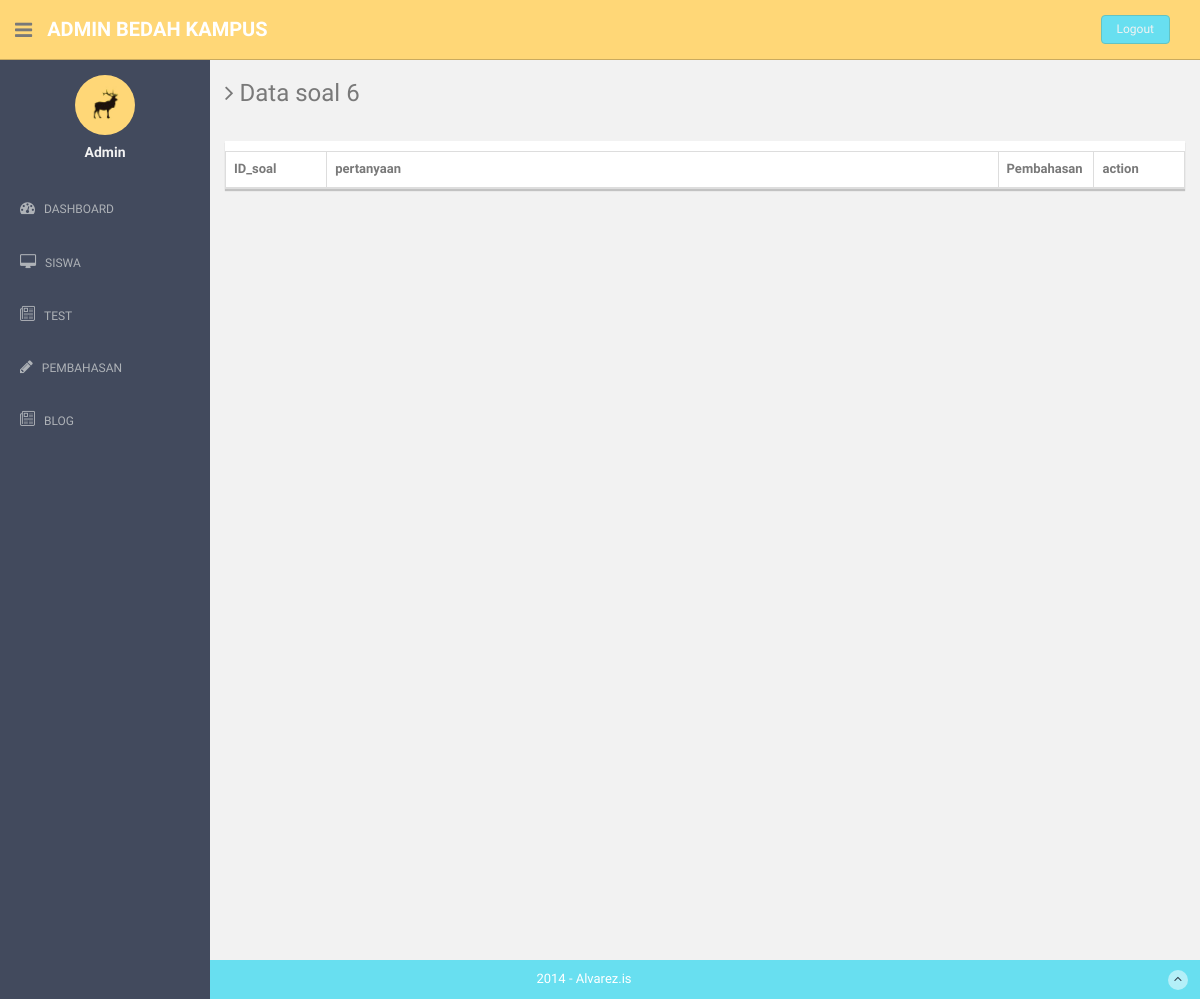
/index.php/admin/dftr_pembahasan?id_tes=6, run on an earlier commit of the app's database.
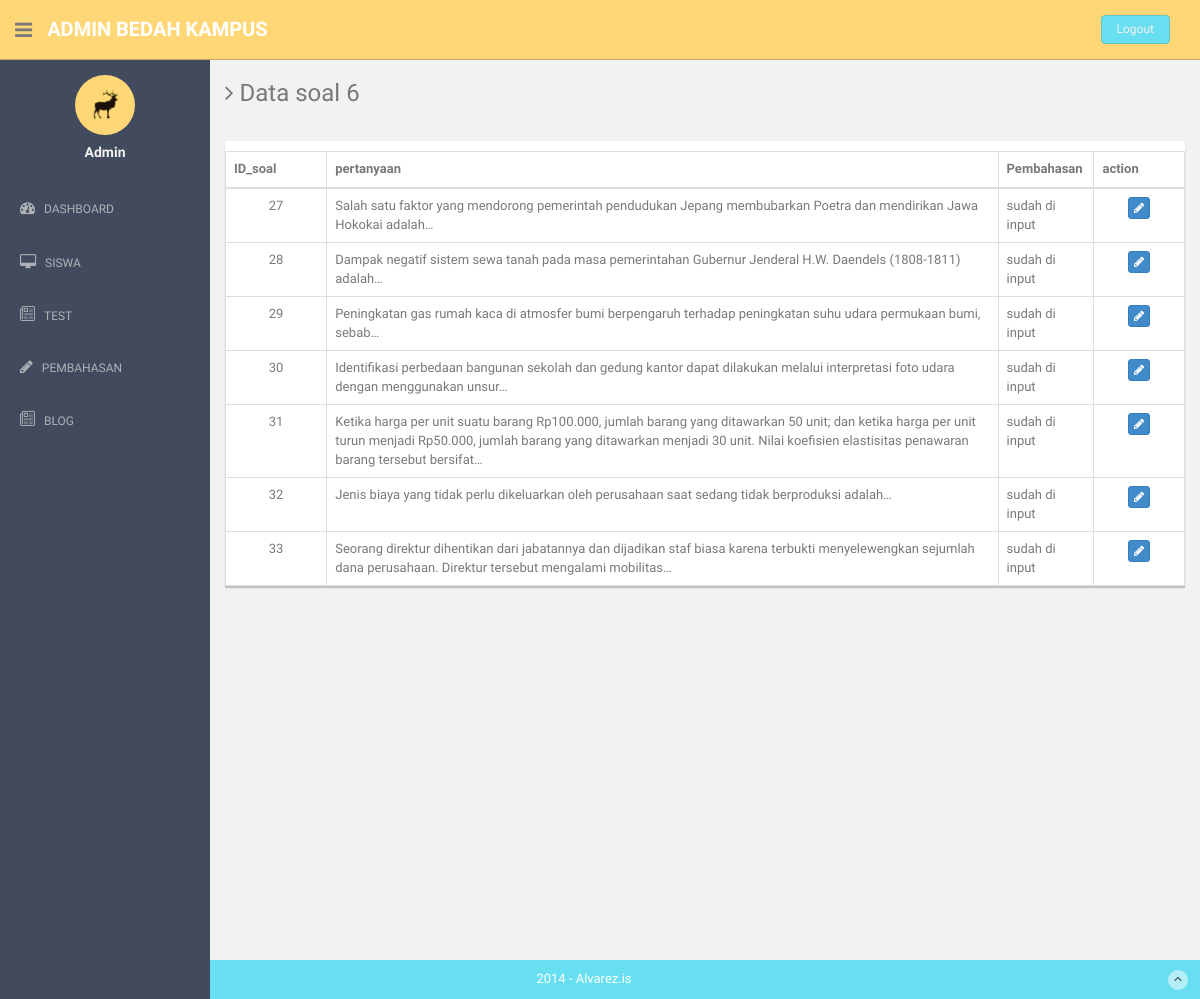
And on a later commit of the database.
### tables this page shows
CREATE TABLE `pembahasan` (
  `id_pembahasan` int(11) NOT NULL,
  `id_soal` int(11) NOT NULL,
  `link` text NOT NULL,
  `isi` text NOT NULL
);

CREATE TABLE `soal` (
  `ID_soal` int(11) NOT NULL,
  `soal` text NOT NULL,
  `a` text NOT NULL,
  `b` text NOT NULL,
  `c` text NOT NULL,
  `d` text NOT NULL,
  `e` text NOT NULL,
  `kunci` varchar(2) NOT NULL,
  `id_tes` int(5) NOT NULL
);

### application/controllers/Admin.php (called while the page is built, shortened)
<?php
class Admin extends CI_Controller
{
	public function __construct(){
        $this->load->model('Madmin');
		$this->load->model('Msoal');
    }
	public function dftr_pembahasan(){
		$id_tes = $_GET['id_tes'];
		$data['soal'] = $this->Msoal->dftr_soalp($id_tes)->result();
		$this->load->view('admin/daftar_pembahasan',$data);
	}
}
?>

### index.php (called while the page is built, shortened)
<?php
require_once BASEPATH.'core/CodeIgniter.php';

### application/models/Msoal.php (called while the page is built, shortened)
<?php
class Msoal extends CI_model {
	public function dftr_soalp($id_tes){
		$this->db->select('*');
		$this->db->from('pembahasan');
		$this->db->join('soal', 'pembahasan.id_soal = soal.ID_soal');
		$this->db->where('id_tes',$id_tes);
		return $this->db->get();
	}
}
?>

### application/views/admin/daftar_pembahasan.php (the view, shortened to what this page needs)
<!DOCTYPE html>
<html lang="en">
  <head>
    <link href="<?php echo base_url('dst/assets/css/bootstrap.css '); ?>" rel="stylesheet">
    <link href="<?php echo base_url('dst/datatables/dataTables.bootstrap4.css'); ?>" rel="stylesheet">
    <link href="<?php echo base_url('dst/assets/font-awesome/css/font-awesome.css '); ?>" rel="stylesheet" />
    <link rel="stylesheet" type="text/css" href="<?php echo base_url('dst/assets/css/zabuto_calendar.css '); ?>">
    <link rel="stylesheet" type="text/css" href="<?php echo base_url('dst/assets/js/gritter/css/jquery.gritter.css '); ?>" />
    <link rel="stylesheet" type="text/css" href="<?php echo base_url('dst/assets/lineicons/style.css '); ?>">
    <link href="<?php echo base_url('dst/assets/css/style.css '); ?>" rel="stylesheet">
    <link href="<?php echo base_url('dst/assets/css/style-responsive.css '); ?>" rel="stylesheet">
  </head>
  <body>
  <section id="container" >
      <header class="header black-bg">
              <div class="sidebar-toggle-box">
                  <div class="fa fa-bars tooltips" data-placement="right" data-original-title="Toggle Navigation"></div>
              </div>
            <a href="index.html" class="logo"><b>Admin Bedah kampus</b></a>
            <div class="top-menu">
              <ul class="nav pull-right top-menu">
                    <li><a class="logout" href="logout">Logout</a></li>
              </ul>
            </div>
        </header>
     <?php include 'navbar.php'; ?>
      <section id="main-content">
          <section class="wrapper site-min-height">
            <h3><i class="fa fa-angle-right"></i> Data soal <?php echo $_GET['id_tes']; ?></h3>
            <div class="row mt">
              <div class="col-lg-12" >
              <p>
                <div class="card mb-3" style="height: 100%">
                  <div class="card-header" style="padding-bottom: 10px"> </div>
                  <div class="card-body">
                    <div class="table-responsive">
                      <table class="table table-bordered" id="dataTable" width="100%" cellspacing="0">
                        <thead>
                          <tr>
                            <th width="30px">ID_soal</th>
                            <th width="70%">pertanyaan</th>
                            <th width="10%">Pembahasan</th>
                            <th width="30px">action</th>
                          </tr>
                        </thead>
                        <tbody>
                          <?php foreach ($soal as $row) {
                            $pertnyaan =  $row->soal;
                            if ($row->isi!==" ") {
                              $pembahasan = "sudah di input";
                            }
                            else{
                              $pembahasan = "belum di input";
                            }
                            $id_tes = $_GET['id_tes'];
                            echo "<tr>
                            <td><center>$row->ID_soal</center></td>
                            <td>".strip_tags($pertnyaan)."</td>
                            <td>$pembahasan</td>
                            <td><center><a href='pembahasan?id_sl=$row->id_pembahasan&id_tes=$id_tes'><button class='btn btn-primary btn-xs'><i class='fa fa-pencil'></i></button></a></center></td>
                          </tr>";
                          } ?>
                        </tbody>
                      </table>
                    </div>
                  </div>
                </div></p>
              </div>
            </div>
    </section><! --/wrapper -->
      </section>
      <footer class="site-footer">
          <div class="text-center">
              2014 - Alvarez.is
              <a href="index.html#" class="go-top">
                  <i class="fa fa-angle-up"></i>
              </a>
          </div>
      </footer>
  </section>
  </body>
</html>

### application/views/admin/navbar.php
<aside>
          <div id="sidebar"  class="nav-collapse ">
              <ul class="sidebar-menu" id="nav-accordion">
              	  <p class="centered"><a href="profile.html"><img src="<?php echo base_url('dst/assets/img/ui-sam.jpg '); ?>" class="img-circle" width="60"></a></p>
              	  <h5 class="centered">Admin</h5>
                  <li class="mt">
                      <a href="index">
                          <i class="fa fa-dashboard"></i>
                          <span>DASHBOARD</span>
                      </a>
                  </li>
                  <li class="sub-menu">
                      <a href="data_siswa">
                          <i class="fa fa-desktop"></i>
                          <span>SISWA</span>
                      </a>
                  </li>
                  <li class="sub-menu">
                      <a href="daftartest">
                          <i class="li_news"></i>
                          <span>TEST</span>
                      </a>
                  </li>
                  <li class="sub-menu">
                      <a href="daftartesp">
                          <i class="fa fa-pencil"></i>
                          <span>PEMBAHASAN</span>
                      </a>
                  </li>
                  <li class="sub-menu">
                      <a href="blog">
                          <i class="li_news"></i>
                          <span>BLOG</span>
                      </a>
                  </li>
              </ul>
          </div>
      </aside>

### dst/assets/css/style.css (style rules this page uses)
body { color: #797979; background: #f2f2f2; font-family: 'Ruda', sans-serif; padding: 0px !important; margin: 0px !important; font-size:13px; }
ul li { list-style: none; }
a, a:hover, a:focus { text-decoration: none; outline: none; }
#container { width: 100%; height: 100%; }
.centered { text-align: center; }
.mt { margin-top: 25px; }
ul.top-menu > li > .logout { color: #f2f2f2; font-size: 12px; border-radius: 4px; -webkit-border-radius: 4px; border: 1px solid #64c3c2 !important; padding: 5px 15px; margin-right: 15px; background: #68dff0; margin-top: 15px; }
#sidebar { width: 210px; height: 100%; position: fixed; background: #424a5d; }
#sidebar h5 { color: #f2f2f2; font-weight: 700; }
#sidebar ul li { position: relative; }
ul.sidebar-menu , ul.sidebar-menu li ul.sub { margin: -2px 0 0; padding: 0; }
ul.sidebar-menu { margin-top: 75px; }
ul.sidebar-menu li { margin-bottom: 5px; margin-left:10px; margin-right:10px; }
ul.sidebar-menu li.sub-menu { line-height: 15px; }
ul.sidebar-menu li a span { display: inline-block; }
ul.sidebar-menu li a { color: #aeb2b7; text-decoration: none; display: block; padding: 15px 0 15px 10px; font-size: 12px; outline: none; -webkit-transition: all 0.3s ease; -moz-transition: all 0.3s ease; -o-transition: all 0.3s ease; -ms-transition: all 0.3s ease; transition: all 0.3s ease; }
ul.sidebar-menu li a i { font-size: 15px; padding-right: 6px; }
#main-content { margin-left: 210px; }
.header, .footer { min-height: 60px; padding: 0 15px; }
.header { position: fixed; left: 0; right: 0; z-index: 1002; }
.black-bg { background: #ffd777; border-bottom: 1px solid #c9aa5f; }
.wrapper { display: inline-block; margin-top: 60px; padding-left: 15px; padding-right: 15px; padding-bottom: 15px; padding-top: 0px; width: 100%; }
a.logo { font-size: 20px; color: #ffffff; float: left; margin-top: 15px; text-transform: uppercase; }
a.logo b { font-weight: 900; }
#top_menu .nav > li, ul.top-menu > li { float: left; }
ul.top-menu > li > a { color: #666666; font-size: 16px; border-radius: 4px; -webkit-border-radius: 4px; border:1px solid #666666 !important; padding: 2px 6px; margin-right: 15px; }
.sidebar-toggle-box { float: left; padding-right: 15px; margin-top: 20px; }
.sidebar-toggle-box .fa-bars { cursor: pointer; display: inline-block; font-size: 20px; }
.card { background: white; box-shadow: 0 2px 1px rgba(0, 0, 0, 0.2); margin-bottom: 1em; height: 250px; }
.site-footer { background: #68dff0; color: #fff; padding: 10px 0; }
.go-top { margin-right: 1%; float: right; background: rgba(255,255,255,.5); width: 20px; height: 20px; border-radius: 50%; -webkit-border-radius: 50%; }
.go-top i { color: #2A3542; }
.site-min-height { min-height: 900px; }

What changed in the data, as far as the page shows it:
added pembahasan: id_soal.ID_soal "27", id_soal.soal "Salah satu faktor yang mendorong pemerintah pendudukan Jepang membubarkan Poetra dan mendirikan Jawa Hokokai adalah…", isi "sudah di input"
added pembahasan: id_soal.ID_soal "28", id_soal.soal "Dampak negatif sistem sewa tanah pada masa pemerintahan Gubernur Jenderal H.W. Daendels (1808-1811) adalah…", isi "sudah di input"
added pembahasan: id_soal.ID_soal "29", id_soal.soal "Peningkatan gas rumah kaca di atmosfer bumi berpengaruh terhadap peningkatan suhu udara permukaan bumi, sebab…", isi "sudah di input"
added pembahasan: id_soal.ID_soal "30", id_soal.soal "Identifikasi perbedaan bangunan sekolah dan gedung kantor dapat dilakukan melalui interpretasi foto udara dengan menggunakan unsur…", isi "sudah di input"
added pembahasan: id_soal.ID_soal "31", id_soal.soal "Ketika harga per unit suatu barang Rp100.000, jumlah barang yang ditawarkan 50 unit; dan ketika harga per unit turun menjadi Rp50.000, jumlah barang yang ditawarkan menjadi 30 unit. Nilai koefisien elastisitas penawaran barang tersebut bersifat…", isi "sudah di input"
added pembahasan: id_soal.ID_soal "32", id_soal.soal "Jenis biaya yang tidak perlu dikeluarkan oleh perusahaan saat sedang tidak berproduksi adalah…", isi "sudah di input"
added pembahasan: id_soal.ID_soal "33", id_soal.soal "Seorang direktur dihentikan dari jabatannya dan dijadikan staf biasa karena terbukti menyelewengkan sejumlah dana perusahaan. Direktur tersebut mengalami mobilitas…", isi "sudah di input"
